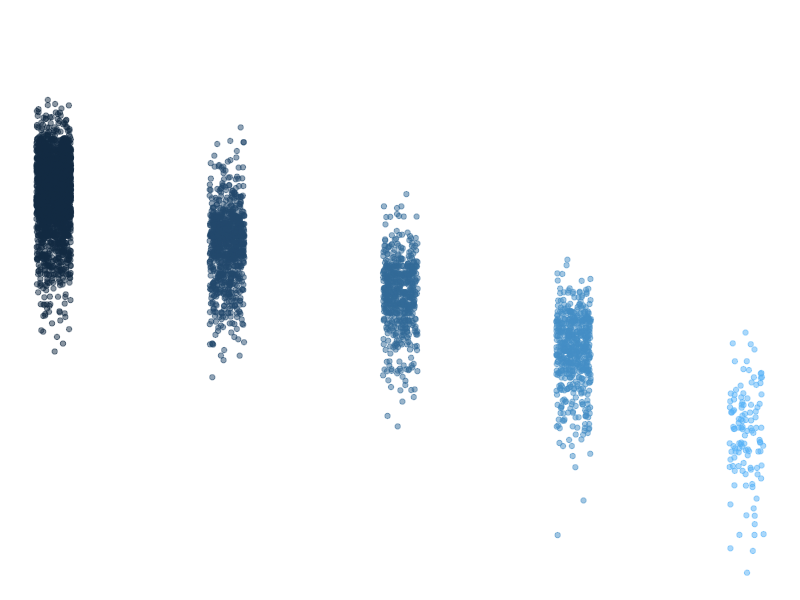

Source code (R):
## ---- chunk 1
knitr::opts_chunk$set(echo = TRUE)
library(tidyverse)
## ---- chunk 2
summary(storms) # Fixed it!
## ---- chunk 3
names(storms) # Fixed it!
## ---- chunk 4
ggplot(data = storms, aes(x = category, y = pressure)) +
  geom_jitter(width = 0.1, 
              alpha = 0.5,
              aes(color = category),
              show.legend = FALSE) +
  labs(x = "StorM CategorRY", 
       y = "Air pressure at storm center (millibars)"
       ) +
  theme_void()
